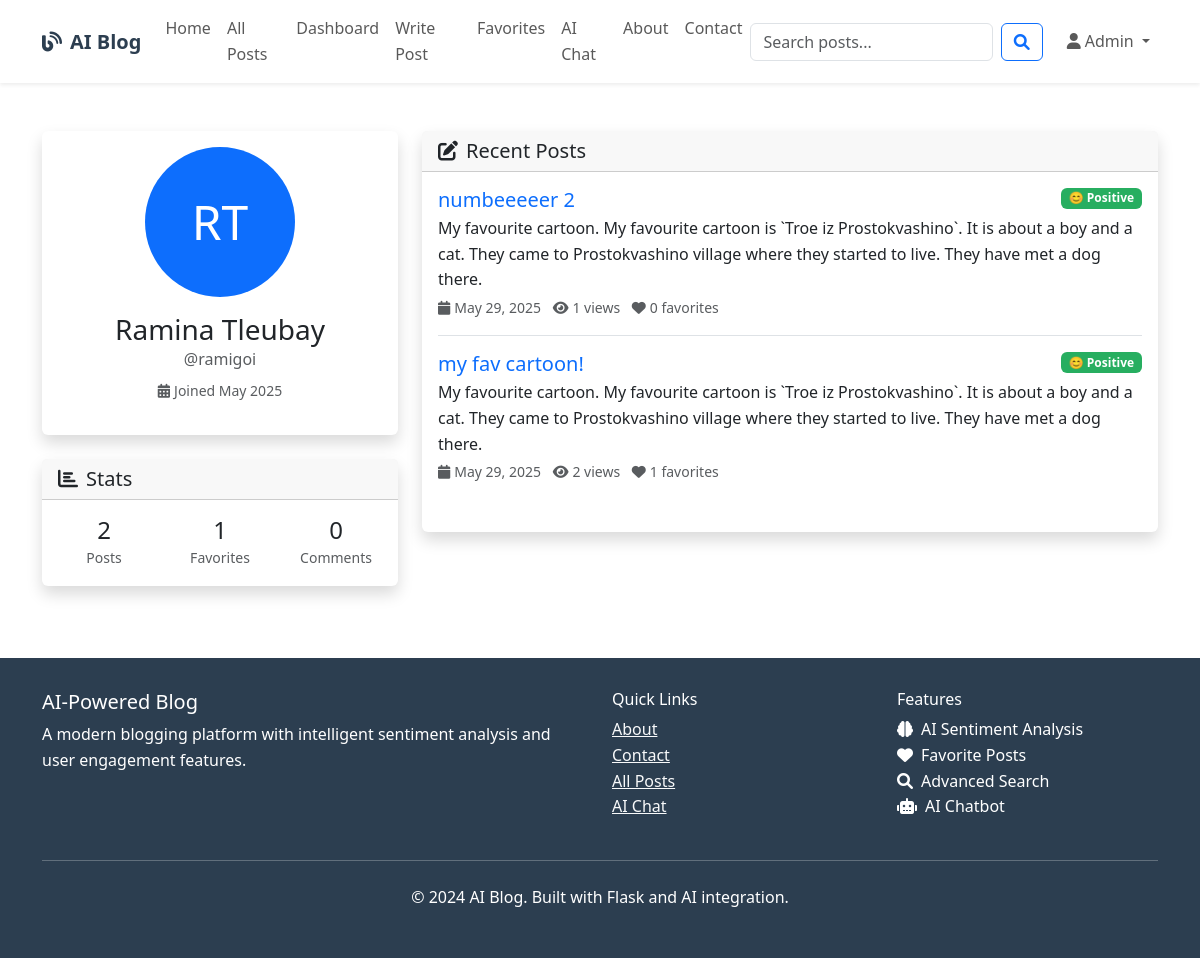
Before: /auth/profile/2 (signed in) with the older database file.
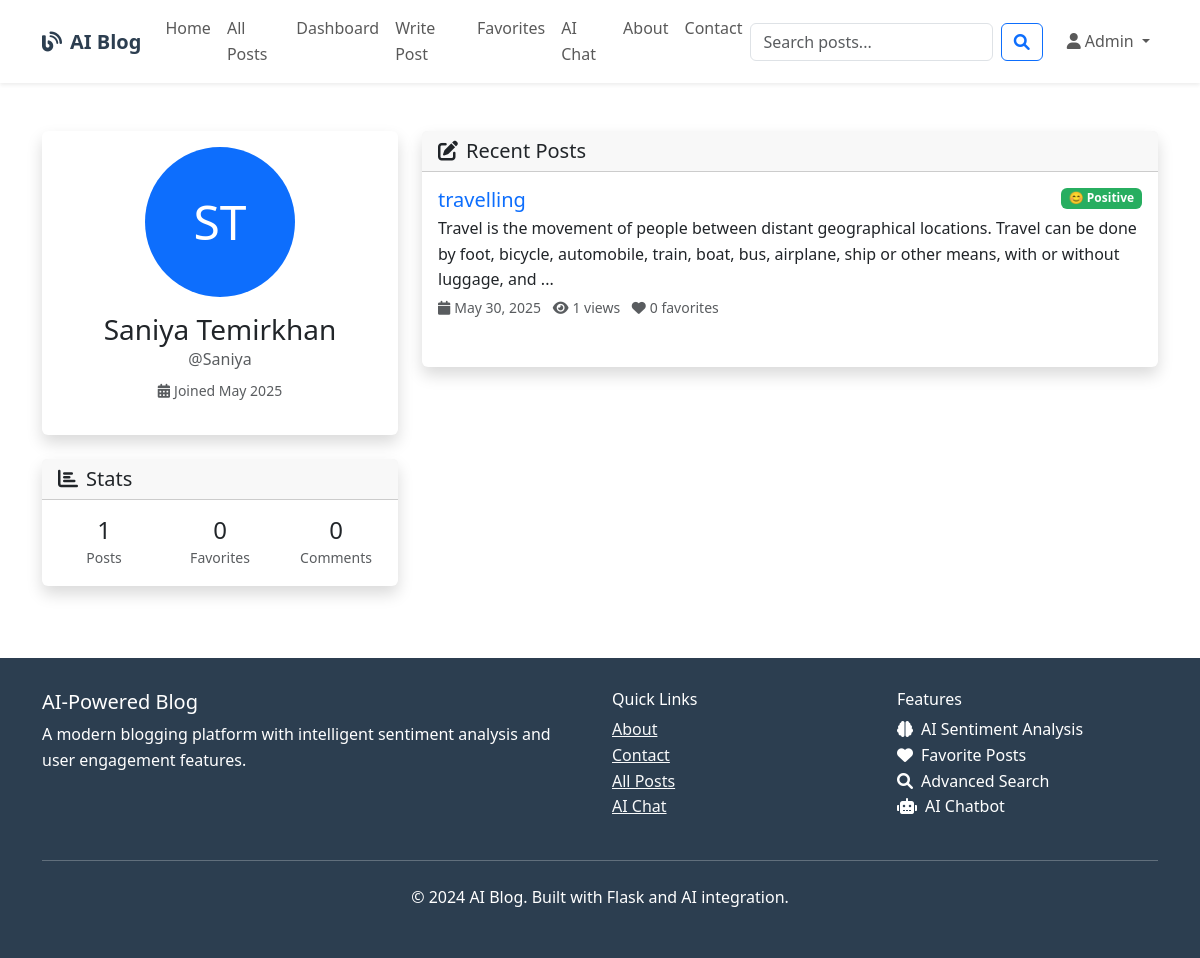
After: the same page with the newer database file.
### models.py (models this page shows, shortened)
class User(UserMixin, db.Model):
    id = db.Column(db.Integer, primary_key=True)
    username = db.Column(db.String(80), unique=True, nullable=False)
    email = db.Column(db.String(120), unique=True, nullable=False)
    password_hash = db.Column(db.String(120), nullable=False)
    first_name = db.Column(db.String(50), nullable=False)
    last_name = db.Column(db.String(50), nullable=False)
    bio = db.Column(db.Text)
    profile_image = db.Column(db.String(200), default='default.jpg')
    created_at = db.Column(db.DateTime, default=datetime.utcnow)
    is_active = db.Column(db.Boolean, default=True)
    posts = db.relationship('BlogPost', backref='author', lazy='dynamic', cascade='all, delete-orphan')
    comments = db.relationship('Comment', backref='author', lazy='dynamic', cascade='all, delete-orphan')
    favorites = db.relationship('Favorite', backref='user', lazy='dynamic', cascade='all, delete-orphan')
    def get_full_name(self):
        return f"{self.first_name} {self.last_name}"

class BlogPost(db.Model):
    id = db.Column(db.Integer, primary_key=True)
    title = db.Column(db.String(200), nullable=False)
    content = db.Column(db.Text, nullable=False)
    summary = db.Column(db.String(500))
    featured_image = db.Column(db.String(200))
    created_at = db.Column(db.DateTime, default=datetime.utcnow)
    updated_at = db.Column(db.DateTime, default=datetime.utcnow, onupdate=datetime.utcnow)
    published = db.Column(db.Boolean, default=True)
    views = db.Column(db.Integer, default=0)
    sentiment_score = db.Column(db.Float)  # -1 to 1 (negative to positive)
    sentiment_label = db.Column(db.String(20))  # 'positive', 'negative', 'neutral'
    sentiment_confidence = db.Column(db.Float)  # 0 to 1
    user_id = db.Column(db.Integer, db.ForeignKey('user.id'), nullable=False)
    category_id = db.Column(db.Integer, db.ForeignKey('category.id'))
    comments = db.relationship('Comment', backref='post', lazy='dynamic', cascade='all, delete-orphan')
    favorites = db.relationship('Favorite', backref='post', lazy='dynamic', cascade='all, delete-orphan')
    tags = db.relationship('Tag', secondary='post_tags', back_populates='posts')
    def get_sentiment_emoji(self):
        if self.sentiment_label == 'positive':
            return '😊'
        elif self.sentiment_label == 'negative':
            return '😔'
        else:
            return '😐'
    def get_favorite_count(self):
        try:
            return self.favorites.count()
        except Exception as e:
            print(f"Error getting favorite count: {e}")
            return 0

### blueprints/auth.py (the view)
@auth_bp.route('/profile')
@auth_bp.route('/profile/<int:user_id>')
def profile(user_id=None):
    try:
        if user_id is None:
            if current_user.is_authenticated:
                user_id = current_user.id
            else:
                flash('Please log in to view your profile.', 'warning')
                return redirect(url_for('auth.login'))
        user = User.query.get_or_404(user_id)
        recent_posts = []
        try:
            recent_posts = BlogPost.query.filter_by(user_id=user_id, published=True)\
                                         .order_by(desc(BlogPost.created_at))\
                                         .limit(5).all()
        except Exception as e:
            print(f"Error getting recent posts: {e}")
        favorite_posts = []
        if current_user.is_authenticated and current_user.id == user_id:
            try:
                favorites = Favorite.query.filter_by(user_id=user_id).limit(5).all()
                favorite_posts = [fav.post for fav in favorites if fav.post]
            except Exception as e:
                print(f"Error getting favorite posts: {e}")
        stats = {
            'total_posts': 0,
            'total_favorites': 0,
            'total_comments': 0
        }
        try:
            stats['total_posts'] = BlogPost.query.filter_by(user_id=user_id, published=True).count()
        except:
            pass
        try:
            stats['total_favorites'] = Favorite.query.filter_by(user_id=user_id).count()
        except:
            pass
        try:
            stats['total_comments'] = Comment.query.filter_by(user_id=user_id).count()
        except:
            pass
        return render_template('auth/profile.html',
                             user=user,
                             recent_posts=recent_posts,
                             favorite_posts=favorite_posts,
                             stats=stats)
    except Exception as e:
        print(f"Profile error: {e}")
        flash('Profile not found.', 'danger')
        return redirect(url_for('main.index'))

### templates/auth/profile.html (shortened to what the changed rows need)
{% extends "base.html" %}
{% block content %}
<div class="container py-5">
    <div class="row">
        <div class="col-lg-4 mb-4">
            <div class="card shadow">
                <div class="card-body text-center">
                    {% if user.profile_image and user.profile_image != 'default.jpg' %}
                    <img src="{{ url_for('static', filename='uploads/profiles/' + user.profile_image) }}"
                         class="rounded-circle img-thumbnail mb-3" width="150" height="150"
                         alt="{{ user.get_full_name() }}">
                    {% else %}
                    <div class="bg-primary rounded-circle d-flex align-items-center justify-content-center text-white mx-auto mb-3"
                         style="width: 150px; height: 150px; font-size: 3rem;">
                        {{ user.first_name[0] }}{{ user.last_name[0] }}
                    </div>
                    {% endif %}
                    <h3 class="mb-0">{{ user.get_full_name() }}</h3>
                    <p class="text-muted mb-2">@{{ user.username }}</p>
                    <p class="text-muted small mb-3">
                        <i class="fas fa-calendar-alt me-1"></i>Joined {{ user.created_at.strftime('%B %Y') }}
                    </p>
                </div>
            </div>
            <div class="card shadow mt-4">
                <div class="card-body">
                    <div class="row text-center">
                        <div class="col-4">
                            <h4 class="mb-0">{{ stats.total_posts }}</h4>
                            <small class="text-muted">Posts</small>
                        </div>
                        <div class="col-4">
                            <h4 class="mb-0">{{ stats.total_favorites }}</h4>
                            <small class="text-muted">Favorites</small>
                        </div>
                    </div>
                </div>
            </div>
        </div>
        <div class="col-lg-8">
            <div class="card shadow mb-4">
                <div class="card-body">
                    {% if recent_posts %}
                    {% for post in recent_posts %}
                    <div class="mb-3 pb-3 {{ 'border-bottom' if not loop.last }}">
                        <div class="d-flex justify-content-between align-items-start">
                            <h5 class="mb-1">
                                <a href="{{ url_for('blog.view_post', id=post.id) }}" class="text-decoration-none">
                                    {{ post.title }}
                                </a>
                            </h5>
                            {% if post.sentiment_label %}
                            <span class="badge sentiment-{{ post.sentiment_label }}">
                                {{ post.get_sentiment_emoji() }} {{ post.sentiment_label.title() }}
                            </span>
                            {% endif %}
                        </div>
                        <p class="mb-1">{{ post.summary or post.content[:150] + '...' }}</p>
                        <div class="d-flex justify-content-between align-items-center">
                            <div class="small text-muted">
                                <i class="fas fa-calendar me-1"></i>{{ post.created_at.strftime('%B %d, %Y') }}
                                <i class="fas fa-eye ms-2 me-1"></i>{{ post.views }} views
                                <i class="fas fa-heart ms-2 me-1"></i>{{ post.get_favorite_count() }} favorites
                            </div>
                        </div>
                    </div>
                    {% endfor %}
                    {% endif %}
                </div>
            </div>
        </div>
    </div>
</div>
{% endblock %}

Changed rows visible on the page:
removed BlogPost: title "numbeeeeer 2", get_sentiment_emoji "😊", sentiment_label "Positive", summary "My favourite cartoon. My favourite cartoon is `Troe iz Prostokvashino`. It is about a boy and a cat. They came to Prostokvashino village where they started to live. They have met a dog there.", created_at "May 29, 2025", views "1", get_favorite_count "0"
removed BlogPost: title "my fav cartoon!", get_sentiment_emoji "😊", sentiment_label "Positive", summary "My favourite cartoon. My favourite cartoon is `Troe iz Prostokvashino`. It is about a boy and a cat. They came to Prostokvashino village where they started to live. They have met a dog there.", created_at "May 29, 2025", views "2", get_favorite_count "1"
changed User: first_name "R" → "S"; get_full_name "Ramina Tleubay" → "Saniya Temirkhan"; username "ramigoi" → "Saniya"
added BlogPost: title "travelling", get_sentiment_emoji "😊", sentiment_label "Positive", summary "Travel is the movement of people between distant geographical locations. Travel can be done by foot, bicycle, automobile, train, boat, bus, airplane, ship or other means, with or without luggage, and ...", created_at "May 30, 2025", views "1", get_favorite_count "0"
Other visible differences:
{{ stats.total_posts }}: "2" → "1"
{{ stats.total_favorites }}: "1" → "0"
